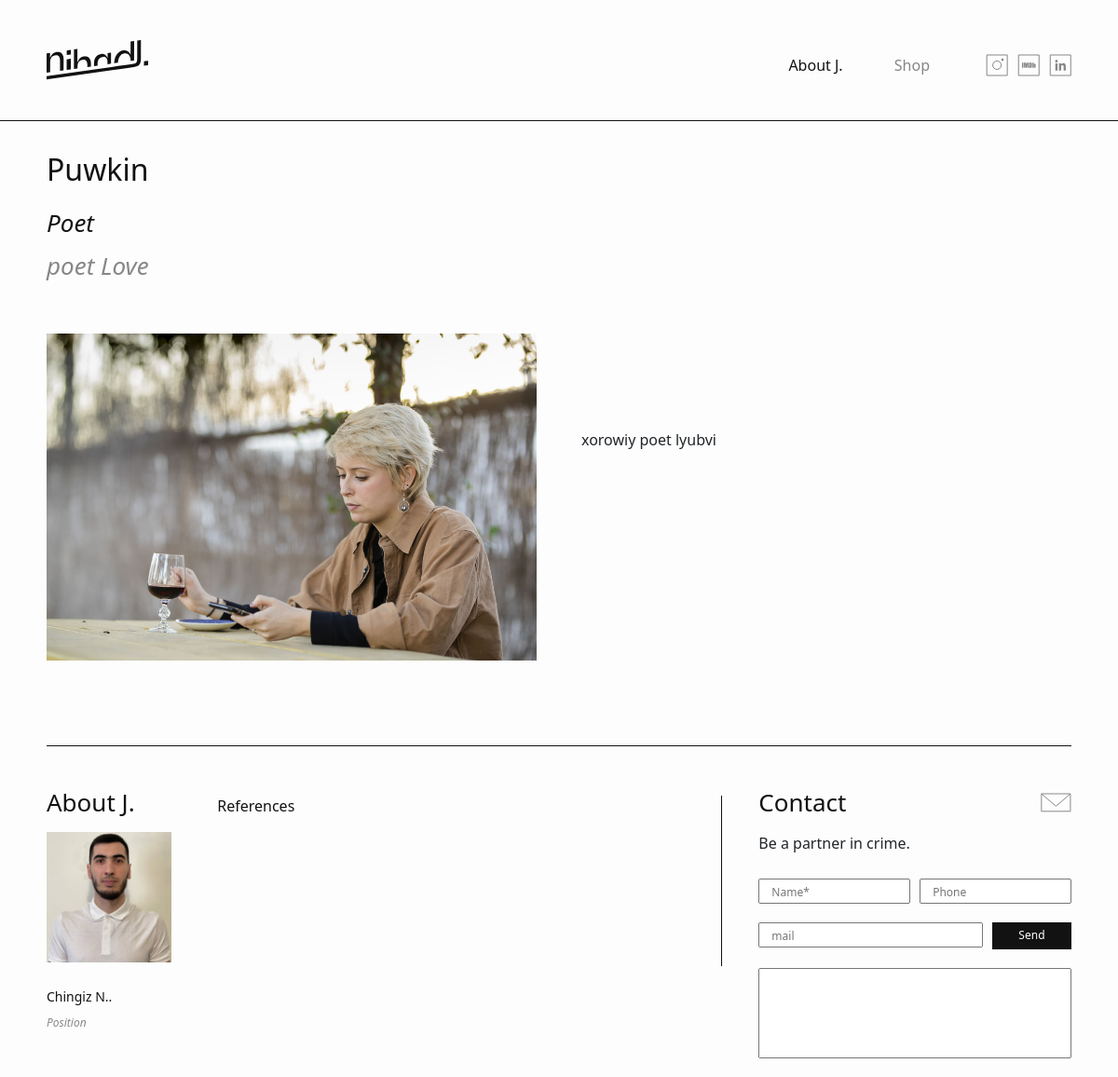
The app's page /projects/2/ with its own data.
### design_project/models.py (models this page shows, shortened)
class Work(models.Model):
    image = models.ImageField(upload_to='images/', blank=True, verbose_name='изображение')
    name = models.CharField(max_length=50, verbose_name='имя')
    sub_title = models.CharField(max_length=100, verbose_name='название')
    description = models.CharField(max_length=150, verbose_name='описание')
    text = models.TextField(max_length=2500, verbose_name='текст')
    created_up = models.DateTimeField(auto_now_add=True, verbose_name='дата создание')

### design_project/views.py (the view)
# urls.py: path('projects/<int:pk>/', ProjectDetail.as_view(), name='projects'),
class ProjectDetail(DetailView):
    model = Work
    template_name = 'web/projects.html'

### design_project/forms.py
class Contact(forms.Form):
    name = forms.CharField(required=True,
                           widget=forms.TextInput(attrs={'class': 'input', 'placeholder': 'Name*'}))
    phone = forms.IntegerField(required=True,
                               widget=forms.TextInput(attrs={'class': 'input', 'placeholder': 'Phone'}))
    mail = forms.EmailField(required=True,
                            widget=forms.TextInput(attrs={'class': 'input', 'placeholder': 'mail'}))
    text = forms.CharField(required=True,
                           widget=forms.TextInput(attrs={'class': 'message-box'}))

### design_project/context_processors.py (called while the page is built)
def form_contact(request):
    form = Contact()
    return {'form_contact': form}

### design_project/templates/web/projects.html (shortened to what this page needs)
{% extends 'web/base.html' %}
{% block projects %}
{% load static %}
        <main>
            <section class="section-works projects">
                <div class="my-container">
                    <div class="projects-title">
                        <h1 class="title">{{object.name}}</h1>
                        <h2 class="subtitle">{{object.sub_title}}</h2>
                        <h2 class="position">{{object.description}}</h2>
                    </div>
                </div>
                <div class="my-container">
                    <div class="projects-wrapper">
                        <div class="row gx-lg-5">
                            <div class="col-lg-6 col-md-6 col-sm-6  col-12">
                                <div class="image-box">
                                    <img src="{{MEDIA_URL}}/media/{{object.image}}" alt="">
                                </div>
                            </div>
                            <div class="col-lg-6 col-md-6 col-sm-6  col-12">
                                <div class="content">
                                    <p>{{object.text}}</p>
                                </div>
                            </div>
                        </div>
                    </div>
                </div>
        </section>
    </main>
{% endblock projects %}

### records on screen
Work: name "Puwkin", sub_title "Poet", description "poet Love", image (picture), text "xorowiy poet lyubvi"
